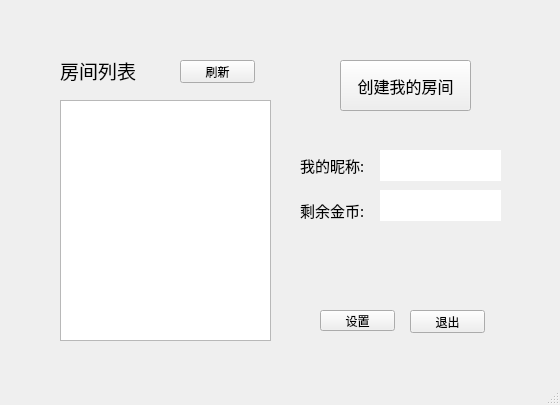
<?xml version="1.0" encoding="UTF-8"?>
<ui version="4.0">
 <class>ChatRoom</class>
 <widget class="QMainWindow" name="ChatRoom">
  <property name="geometry">
   <rect>
    <x>0</x>
    <y>0</y>
    <width>560</width>
    <height>405</height>
   </rect>
  </property>
  <property name="windowTitle">
   <string>MainWindow</string>
  </property>
  <widget class="QWidget" name="centralwidget">
   <widget class="QLabel" name="label">
    <property name="geometry">
     <rect>
      <x>60</x>
      <y>60</y>
      <width>81</width>
      <height>21</height>
     </rect>
    </property>
    <property name="font">
     <font>
      <family>黑体</family>
      <pointsize>14</pointsize>
      <italic>false</italic>
     </font>
    </property>
    <property name="text">
     <string>房间列表</string>
    </property>
   </widget>
   <widget class="QPushButton" name="btn_show_r">
    <property name="geometry">
     <rect>
      <x>180</x>
      <y>60</y>
      <width>75</width>
      <height>23</height>
     </rect>
    </property>
    <property name="font">
     <font>
      <family>幼圆</family>
     </font>
    </property>
    <property name="text">
     <string>刷新</string>
    </property>
   </widget>
   <widget class="QLabel" name="label_3">
    <property name="geometry">
     <rect>
      <x>300</x>
      <y>150</y>
      <width>71</width>
      <height>31</height>
     </rect>
    </property>
    <property name="font">
     <font>
      <family>黑体</family>
      <pointsize>11</pointsize>
     </font>
    </property>
    <property name="text">
     <string>我的昵称:</string>
    </property>
   </widget>
   <widget class="QLabel" name="label_5">
    <property name="geometry">
     <rect>
      <x>300</x>
      <y>190</y>
      <width>71</width>
      <height>41</height>
     </rect>
    </property>
    <property name="font">
     <font>
      <family>黑体</family>
      <pointsize>11</pointsize>
     </font>
    </property>
    <property name="text">
     <string>剩余金币:</string>
    </property>
   </widget>
   <widget class="QPushButton" name="btn_cre_r">
    <property name="geometry">
     <rect>
      <x>340</x>
      <y>60</y>
      <width>131</width>
      <height>51</height>
     </rect>
    </property>
    <property name="font">
     <font>
      <family>幼圆</family>
      <pointsize>12</pointsize>
     </font>
    </property>
    <property name="text">
     <string>创建我的房间</string>
    </property>
   </widget>
   <widget class="QPushButton" name="btn_exit">
    <property name="geometry">
     <rect>
      <x>410</x>
      <y>310</y>
      <width>75</width>
      <height>23</height>
     </rect>
    </property>
    <property name="font">
     <font>
      <family>幼圆</family>
     </font>
    </property>
    <property name="text">
     <string>退出</string>
    </property>
   </widget>
   <widget class="QPushButton" name="btn_set">
    <property name="geometry">
     <rect>
      <x>320</x>
      <y>310</y>
      <width>75</width>
      <height>21</height>
     </rect>
    </property>
    <property name="font">
     <font>
      <family>幼圆</family>
     </font>
    </property>
    <property name="text">
     <string>设置</string>
    </property>
   </widget>
   <widget class="QTextBrowser" name="tb_name">
    <property name="geometry">
     <rect>
      <x>380</x>
      <y>150</y>
      <width>121</width>
      <height>31</height>
     </rect>
    </property>
    <property name="frameShape">
     <enum>QFrame::NoFrame</enum>
    </property>
    <property name="frameShadow">
     <enum>QFrame::Plain</enum>
    </property>
   </widget>
   <widget class="QTextBrowser" name="tb_money">
    <property name="geometry">
     <rect>
      <x>380</x>
      <y>190</y>
      <width>121</width>
      <height>31</height>
     </rect>
    </property>
    <property name="frameShape">
     <enum>QFrame::NoFrame</enum>
    </property>
    <property name="frameShadow">
     <enum>QFrame::Plain</enum>
    </property>
   </widget>
   <widget class="QListWidget" name="list_show">
    <property name="geometry">
     <rect>
      <x>60</x>
      <y>100</y>
      <width>211</width>
      <height>241</height>
     </rect>
    </property>
   </widget>
  </widget>
  <widget class="QStatusBar" name="statusbar"/>
 </widget>
 <resources/>
 <connections/>
</ui>
